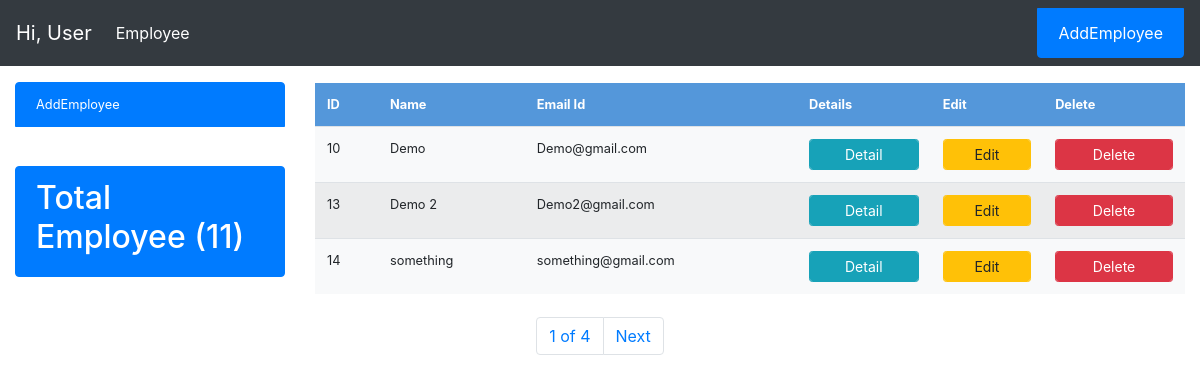
Before: / with the older database file.
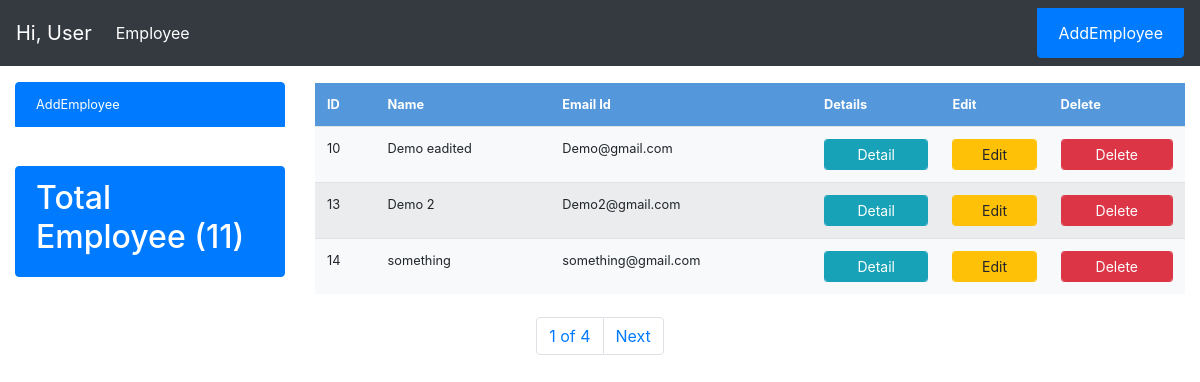
After: the same page with the newer database file.
### main_manager/models.py (models this page shows, shortened)
class Employe(models.Model):
    sno = models.AutoField(primary_key=True)
    name = models.CharField(max_length=255)
    date = models.CharField(max_length=20)
    email = models.CharField(max_length=30)
    phone = models.IntegerField()
    address = models.CharField(max_length=70)
    sells = models.IntegerField()
    timeStamp = models.DateTimeField(default=datetime.datetime.now())

### main_manager/views.py (the view)
# urls.py: 2. Add a URL to urlpatterns:  path('', views.home, name='home')
def home(request):
    employs = Employe.objects.all().order_by('timeStamp')
    employsCount = Employe.objects.all().count()
    paginator = Paginator(employs, 3) #Show 3 employe par
    page_number = request.GET.get('page')
    page_obj = paginator.get_page(page_number)
    params = {'employs':page_obj,'user': request.user, 'employe_count': employsCount}
    return render(request, 'main/index.html', params)

### templates/main/index.html (shortened to what this page needs)
{% extends 'base.html' %}
{% block body %}
<div class="container-fluid">
    <div class="row mt-3">
        <div class="col-lg-3 col-md-3">
            <div class="list-group small">
                <a href="#" class="list-group-item active" data-bs-toggle="modal"
                    data-bs-target="#add_employee">AddEmployee</a>
                <div class="list-group  my-4">
                    <div class="list-group-item active my-3">
                        <h2> Total Employee ({{ employe_count }})</h2>
                    </div>
                </div>
            </div>
        </div>
        <div class="col-lg-9 col-md-9">
            <table class="table table-striped table-hover bg-light small">
                <tr class="table-dark">
                    <th>ID</th>
                    <th>Name</th>
                    <th>Email Id</th>
                    <th>Details</th>
                    <th>Edit</th>
                    <th>Delete</th>
                </tr>
                {% for employs in employs %}
                <tr class="my-4">
                    <td>{{employs.sno}}</td>
                    <td>{{employs.name}}</td>
                    <td>{{employs.email}}</td>
                    <td><a href="http://127.0.0.1:8000/employs/{{employs.sno}}"
                            class="btn btn-sm form-control btn-info "> Detail</a></td>
                    <td><a href="http://127.0.0.1:8000/employsEadit/{{employs.name}}"
                            class="btn btn-sm form-control btn-warning "> Edit</a></td>
                    <td><a href="http://127.0.0.1:8000/employsDel/{{employs.sno}}"
                            class="btn btn-sm form-control btn-danger ">Delete</a></td>
                </tr>
                {% endfor %}
            </table>
        </div>
    </div>
</div>
<nav aria-label="Page navigation example ">
    <ul class="pagination justify-content-center">
        <li class="page-item"><a class="page-link" href="#">{{ employs.number }} of {{ employs.paginator.num_pages }}</a></li>
    {% if employs.has_next %}
        <li class="page-item"><a class="page-link" href="?page={{employs.next_page_number}}">Next</a></li>
    {% endif %}
    </ul>
</nav>
{% endblock body %}

Changed rows visible on the page:
changed Employe "Demo@gmail.com": name "Demo" → "Demo eadited"
